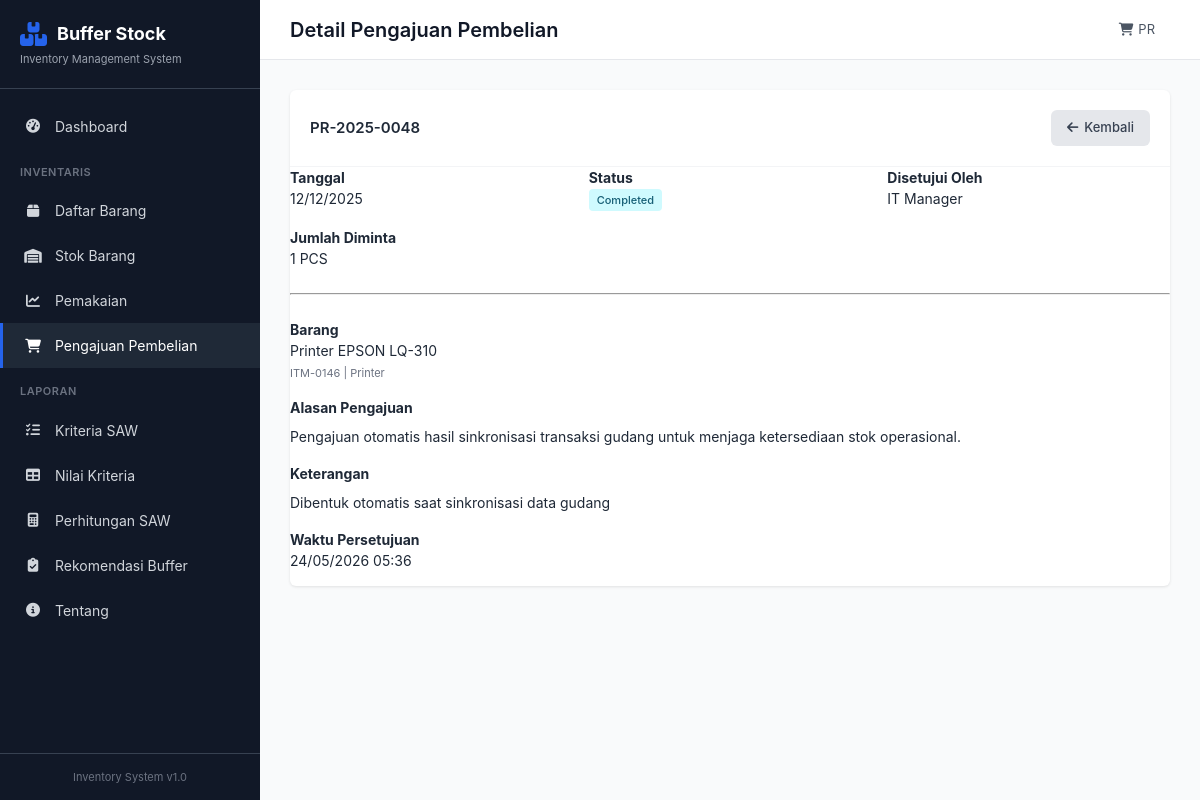
The app's page /purchase/48, older data.
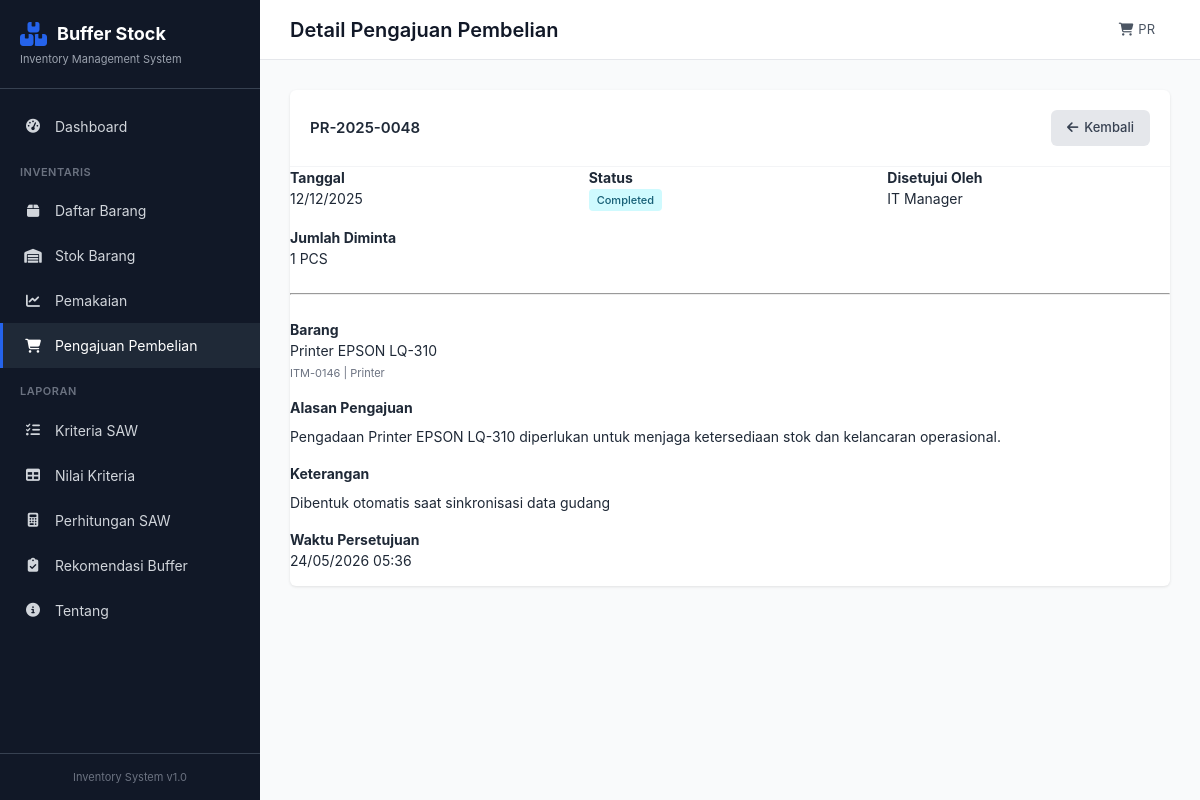
The same page, newer data.
### app/models.py (models this page shows, shortened)
class PurchaseRequest(db.Model):
    __tablename__ = 'purchase_requests'
    id = db.Column(db.Integer, primary_key=True)
    no_pengajuan = db.Column(db.String(50), unique=True, nullable=False)
    tanggal_pengajuan = db.Column(db.DateTime, default=datetime.utcnow)
    item_id = db.Column(db.Integer, db.ForeignKey('items.id'), nullable=False)
    quantity_requested = db.Column(db.Float, nullable=False)
    alasan_pengajuan = db.Column(db.Text)
    status = db.Column(db.String(20), default='Pending')  # Pending, Approved, Rejected, Completed
    approved_by = db.Column(db.String(100))
    approved_at = db.Column(db.DateTime)
    keterangan = db.Column(db.Text)
    item = db.relationship('Item', backref='purchase_requests', lazy=True)

### app/routes.py (the view)
@main_bp.route('/purchase/<int:id>')
def purchase_detail(id):
    pr = PurchaseRequest.query.get_or_404(id)
    return render_template('purchase/detail.html', pr=pr)

### app/templates/purchase/detail.html (shortened to what this page needs)
{% extends 'base.html' %}
{% block page_title %}Detail Pengajuan Pembelian{% endblock %}
{% block content %}
<div class="section">
    <div class="card" style="max-width: 900px;">
        <div class="card-header">
            <h3>{{ pr.no_pengajuan }}</h3>
            <div class="header-actions">
                <a href="{{ url_for('main.purchase_list') }}" class="btn btn-secondary">
                    <i class="fas fa-arrow-left"></i> Kembali
                </a>
            </div>
        </div>
        <div class="card-body">
            <div class="info-grid" style="display:grid; grid-template-columns: repeat(auto-fit, minmax(220px, 1fr)); gap: 16px;">
                <div>
                    <strong>Tanggal</strong><br>
                    <span>{{ pr.tanggal_pengajuan.strftime('%d/%m/%Y') }}</span>
                </div>
                <div>
                    <strong>Status</strong><br>
                    <span>
                        {% if pr.status == 'Pending' %}
                        <span class="badge badge-warning">Pending</span>
                        {% elif pr.status == 'Approved' %}
                        <span class="badge badge-success">Approved</span>
                        {% elif pr.status == 'Rejected' %}
                        <span class="badge badge-danger">Rejected</span>
                        {% else %}
                        <span class="badge badge-info">Completed</span>
                        {% endif %}
                    </span>
                </div>
                <div>
                    <strong>Disetujui Oleh</strong><br>
                    <span>{{ pr.approved_by or '-' }}</span>
                </div>
                <div>
                    <strong>Jumlah Diminta</strong><br>
                    <span>{{ pr.quantity_requested|int }} {{ pr.item.unit }}</span>
                </div>
            </div>
            <hr style="margin: 24px 0;">
            <div class="form-group">
                <strong>Barang</strong><br>
                <span>{{ pr.item.nama_item }}</span><br>
                <small class="text-muted">{{ pr.item.kode_item }} | {{ pr.item.kategori }}</small>
            </div>
            <div class="form-group">
                <strong>Alasan Pengajuan</strong>
                <p style="margin-top: 8px; line-height: 1.6;">{{ pr.alasan_pengajuan or '-' }}</p>
            </div>
            <div class="form-group">
                <strong>Keterangan</strong>
                <p style="margin-top: 8px; line-height: 1.6;">{{ pr.keterangan or '-' }}</p>
            </div>
            {% if pr.approved_at %}
            <div class="form-group">
                <strong>Waktu Persetujuan</strong><br>
                <span>{{ pr.approved_at.strftime('%d/%m/%Y %H:%M') }}</span>
            </div>
            {% endif %}
        </div>
    </div>
</div>
{% endblock %}

Row changes from the older to the newer data that the page shows:
changed PurchaseRequest "IT Manager": alasan_pengajuan "Pengajuan otomatis hasil sinkronisasi transaksi gudang untuk menjaga ketersediaan stok operasional." → "Pengadaan Printer EPSON LQ-310 diperlukan untuk menjaga ketersediaan stok dan kelancaran operasional."
